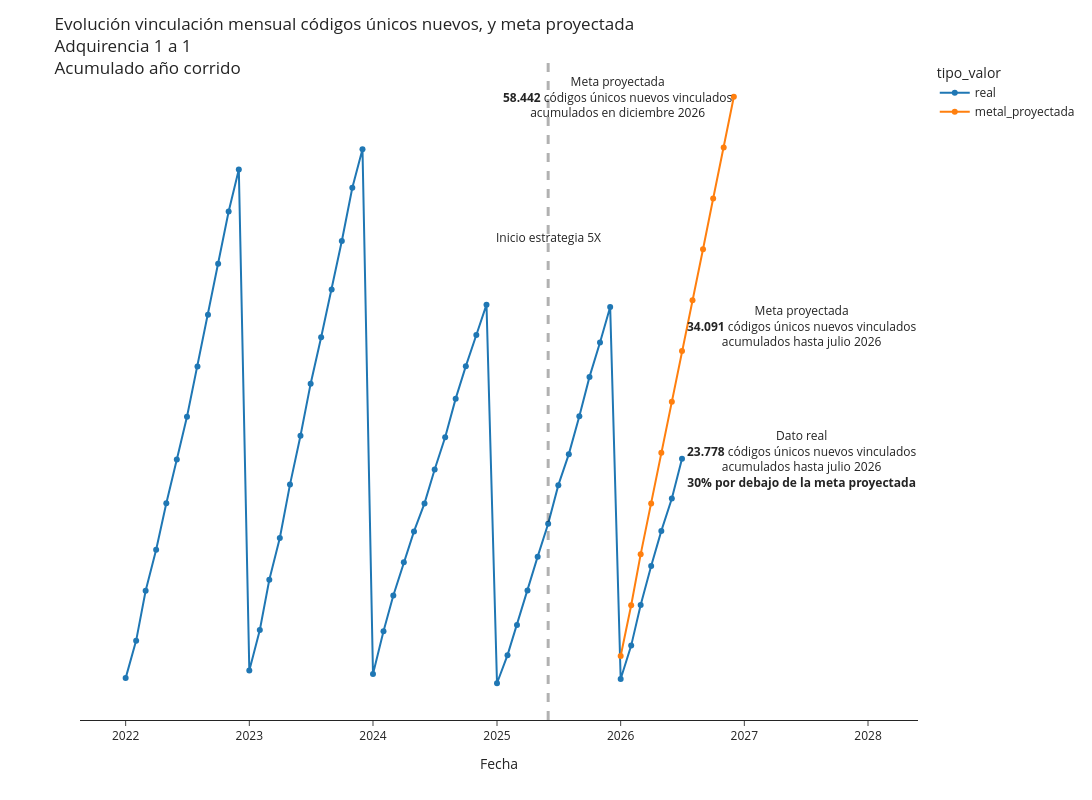

The notebook cell saved with this chart:
### Code cell
fig = px.line(df_plot, x="fecha", y="valor", color='tipo_valor',markers=True, template='simple_white', width=1600, height=800)
fig.add_vline(x='2025-06-01', line_width=3, line_dash="dash")
fig.update_layout(
    title={
        'text': "Evolución vinculación mensual códigos únicos nuevos, y meta proyectada<br>Adquirencia 1 a 1<br>Acumulado año corrido",
        'xanchor': 'left',
        'yanchor': 'top'},
    xaxis=dict(
            title=dict(
                text="Fecha"
            )),
    yaxis=dict(
            title=dict(
                text="Número de códigos únicos nuevos vinculados<br>acumulados año corrido<br>adquirencia 1 a 1"
            ))
)

fig.update_yaxes(visible=False)
fig.add_annotation(x='2025-06-01', y=45000,
            text="Inicio estrategia 5X",
            showarrow=False,
            arrowhead=1)

fig.add_annotation(x='2026-12-01', y=58452,
            text="Meta proyectada<br><b>58.442</b> códigos únicos nuevos vinculados<br>acumulados en diciembre 2026",
            showarrow=False,
            xanchor='right')
fig.add_annotation(x='2026-07-01', y=34091,
            text="Meta proyectada<br><b>34.091</b> códigos únicos nuevos vinculados<br>acumulados hasta julio 2026",
            showarrow=False,
            xanchor='left',
            xshift=3,
            yshift=25)
fig.add_annotation(x='2026-07-01', y=23778,
            text="Dato real<br><b>23.778</b> códigos únicos nuevos vinculados<br>acumulados hasta julio 2026<br><b>30% por debajo de la meta proyectada</b>",
            showarrow=False,
            xanchor='left',
            xshift=3)


fig.show()

### Figure 1 — Plotly figure (JSON) as saved in the notebook; plotly's stock layout.template omitted (floating-point values rounded to 4 significant figures)
{"data": [{"hovertemplate": "tipo_valor=real<br>fecha=%{x}<br>valor=%{y}<extra></extra>", "legendgroup": "real", "line": {"color": "#1F77B4", "dash": "solid"}, "marker": {"symbol": "circle"}, "mode": "lines+markers", "name": "real", "orientation": "v", "showlegend": true, "type": "scatter", "x": ["2026-07-01T00:00:00", "2026-06-01T00:00:00", "2026-05-01T00:00:00", "2026-04-01T00:00:00", "2026-03-01T00:00:00", "2026-02-01T00:00:00", "2026-01-01T00:00:00", "2025-12-01T00:00:00", "2025-11-01T00:00:00", "2025-10-01T00:00:00", "2025-09-01T00:00:00", "2025-08-01T00:00:00", "2025-07-01T00:00:00", "2025-06-01T00:00:00", "2025-05-01T00:00:00", "2025-04-01T00:00:00", "2025-03-01T00:00:00", "2025-02-01T00:00:00", "2025-01-01T00:00:00", "2024-12-01T00:00:00", "2024-11-01T00:00:00", "2024-10-01T00:00:00", "2024-09-01T00:00:00", "2024-08-01T00:00:00", "2024-07-01T00:00:00", "2024-06-01T00:00:00", "2024-05-01T00:00:00", "2024-04-01T00:00:00", "2024-03-01T00:00:00", "2024-02-01T00:00:00", "2024-01-01T00:00:00", "2023-12-01T00:00:00", "2023-11-01T00:00:00", "2023-10-01T00:00:00", "2023-09-01T00:00:00", "2023-08-01T00:00:00", "2023-07-01T00:00:00", "2023-06-01T00:00:00", "2023-05-01T00:00:00", "2023-04-01T00:00:00", "2023-03-01T00:00:00", "2023-02-01T00:00:00", "2023-01-01T00:00:00", "2022-12-01T00:00:00", "2022-11-01T00:00:00", "2022-10-01T00:00:00", "2022-09-01T00:00:00", "2022-08-01T00:00:00", "2022-07-01T00:00:00", "2022-06-01T00:00:00", "2022-05-01T00:00:00", "2022-04-01T00:00:00", "2022-03-01T00:00:00", "2022-02-01T00:00:00", "2022-01-01T00:00:00"], "xaxis": "x", "y": [23778, 19966, 16859, 13495, 9756, 5869, 2669, 38305, 34893, 31609, 27850, 24210, 21240, 17541, 14390, 11159, 7842, 4955, 2264, 38529, 35619, 32639, 29526, 25820, 22743, 19493, 16810, 13864, 10666, 7236, 3144, 53417, 49728, 44622, 39977, 35412, 30959, 25969, 21293, 16181, 12175, 7365, 3491, 51480, 47450, 42447, 37558, 32611, 27788, 23697, 19497, 15050, 11127, 6346, 2756], "yaxis": "y"}, {"hovertemplate": "tipo_valor=metal_proyectada<br>fecha=%{x}<br>valor=%{y}<extra></extra>", "legendgroup": "metal_proyectada", "line": {"color": "#FF7F0E", "dash": "solid"}, "marker": {"symbol": "circle"}, "mode": "lines+markers", "name": "metal_proyectada", "orientation": "v", "showlegend": true, "type": "scatter", "x": ["2026-01-01T00:00:00", "2026-02-01T00:00:00", "2026-03-01T00:00:00", "2026-04-01T00:00:00", "2026-05-01T00:00:00", "2026-06-01T00:00:00", "2026-07-01T00:00:00", "2026-08-01T00:00:00", "2026-09-01T00:00:00", "2026-10-01T00:00:00", "2026-11-01T00:00:00", "2026-12-01T00:00:00"], "xaxis": "x", "y": [4870.0, 9740.0, 14610.0, 19480.0, 24350.0, 29220.0, 34090.0, 38960.0, 43830.0, 48700.0, 53570.0, 58440.0], "yaxis": "y"}], "layout": {"annotations": [{"arrowhead": 1, "showarrow": false, "text": "Inicio estrategia 5X", "x": "2025-06-01", "y": 45000}, {"showarrow": false, "text": "Meta proyectada<br><b>58.442</b> códigos únicos nuevos vinculados<br>acumulados en diciembre 2026", "x": "2026-12-01", "xanchor": "right", "y": 58452}, {"showarrow": false, "text": "Meta proyectada<br><b>34.091</b> códigos únicos nuevos vinculados<br>acumulados hasta julio 2026", "x": "2026-07-01", "xanchor": "left", "xshift": 3, "y": 34091, "yshift": 25}, {"showarrow": false, "text": "Dato real<br><b>23.778</b> códigos únicos nuevos vinculados<br>acumulados hasta julio 2026<br><b>30% por debajo de la meta proyectada</b>", "x": "2026-07-01", "xanchor": "left", "xshift": 3, "y": 23778}], "height": 800, "legend": {"title": {"text": "tipo_valor"}, "tracegroupgap": 0}, "margin": {"t": 60}, "shapes": [{"line": {"dash": "dash", "width": 3}, "type": "line", "x0": "2025-06-01", "x1": "2025-06-01", "xref": "x", "y0": 0, "y1": 1, "yref": "y domain"}], "title": {"text": "Evolución vinculación mensual códigos únicos nuevos, y meta proyectada<br>Adquirencia 1 a 1<br>Acumulado año corrido", "xanchor": "left", "yanchor": "top"}, "width": 1600, "xaxis": {"anchor": "y", "domain": [0, 1], "title": {"text": "Fecha"}}, "yaxis": {"anchor": "x", "domain": [0, 1], "title": {"text": "Número de códigos únicos nuevos vinculados<br>acumulados año corrido<br>adquirencia 1 a 1"}, "visible": false}}}
